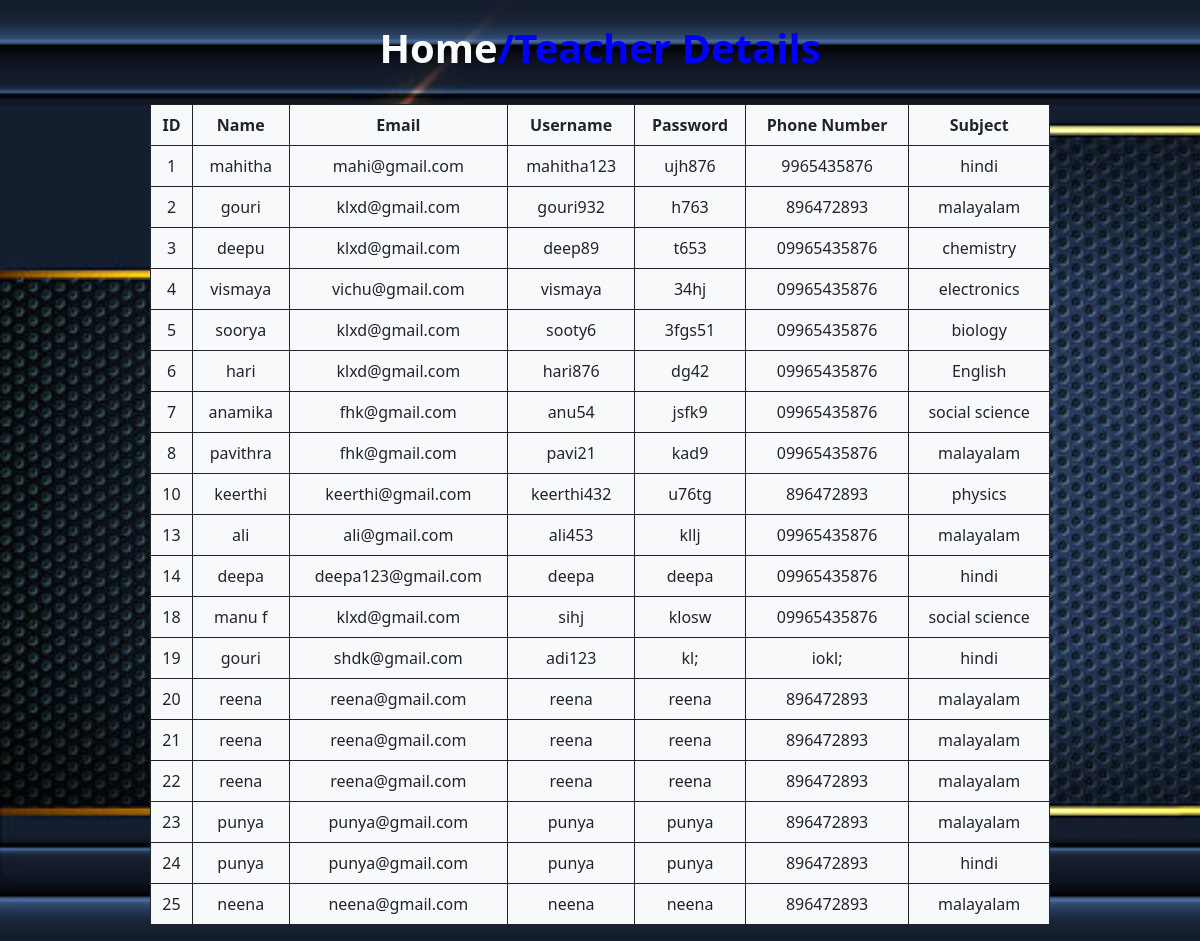
The app's page /studviewteacher with its own data.
### school_app/models.py (models this page shows)
class Teacher(models.Model):
    Name=models.CharField(max_length=20)
    Email=models.EmailField(max_length=20)
    Phone_no=models.CharField(max_length=12)
    user_type=models.CharField(max_length=10)
    value=models.IntegerField(max_length=1)
    Username=models.CharField(max_length=12,default='Teacher')
    Password=models.CharField(max_length=8,default=786)
    Subject=models.CharField(max_length=21,default='maths')

### school_app/views.py (the view)
# urls.py: path('studviewteacher',views.studviewteacher,name='studviewteacher'),
def studviewteacher(request):
    a=Teacher.objects.all()
    return render(request,'student_view_teacher.html',{'a1':a})

### school_app/templates/student_view_teacher.html (shortened to what this page needs)
<!DOCTYPE html>
<html lang="en">
<head>
    <link href="https://cdn.jsdelivr.net/npm/bootstrap@5.0.2/dist/css/bootstrap.min.css" rel="stylesheet"
>
</head>
<body>
    <br>
    <h1><a href="studhome" class="text-decoration-none text-light">Home</a>/Teacher Details</h1><br>
    <div>
        <table class="table  table-bordered w-75 bg-light h-100 border-dark ">
            <tr>
                <th>ID</th>
                <th>Name</th>
                <th>Email</th>
                <th>Username</th>
                <th>Password</th>
                <th>Phone Number</th>
                <th>Subject</th>
            </tr>
            {% for i in a1 %}
            <tr>
                <td>{{i.id}}</td>
                <td>{{i.Name}}</td>
                <td>{{i.Email}}</td>
                <td>{{i.Username}}</td>
                <td>{{i.Password}}</td>
                <td>{{i.Phone_no}}</td>
                <td>{{i.Subject}}</td>
            </tr>
            {% endfor %}
        </table>
</body>
</html>

### school_app/templates/student_view_teacher.html (style rules this page uses)
body { background-image: url('static/images/pngtree-blue.jpg'); background-size: cover; }
h1 { color: blue; font-weight: bold; }
div { display: flex; justify-content: center; }
h1, table { text-align: center; }

### records on screen
Teacher: id "1", Name "mahitha", Email "mahi@gmail.com", Username "mahitha123", Password "ujh876", Phone_no "9965435876", Subject "hindi"
Teacher: id "2", Name "gouri", Email "klxd@gmail.com", Username "gouri932", Password "h763", Phone_no "896472893", Subject "malayalam"
Teacher: id "3", Name "deepu", Email "klxd@gmail.com", Username "deep89", Password "t653", Phone_no "09965435876", Subject "chemistry"
Teacher: id "4", Name "vismaya", Email "vichu@gmail.com", Username "vismaya", Password "34hj", Phone_no "09965435876", Subject "electronics"
Teacher: id "5", Name "soorya", Email "klxd@gmail.com", Username "sooty6", Password "3fgs51", Phone_no "09965435876", Subject "biology"
Teacher: id "6", Name "hari", Email "klxd@gmail.com", Username "hari876", Password "dg42", Phone_no "09965435876", Subject "English"
Teacher: id "7", Name "anamika", Email "fhk@gmail.com", Username "anu54", Password "jsfk9", Phone_no "09965435876", Subject "social science"
Teacher: id "8", Name "pavithra", Email "fhk@gmail.com", Username "pavi21", Password "kad9", Phone_no "09965435876", Subject "malayalam"
Teacher: id "10", Name "keerthi", Email "keerthi@gmail.com", Username "keerthi432", Password "u76tg", Phone_no "896472893", Subject "physics"
Teacher: id "13", Name "ali", Email "ali@gmail.com", Username "ali453", Password "kllj", Phone_no "09965435876", Subject "malayalam"
Teacher: id "14", Name "deepa", Email "deepa123@gmail.com", Username "deepa", Password "deepa", Phone_no "09965435876", Subject "hindi"
Teacher: id "18", Name "manu f", Email "klxd@gmail.com", Username "sihj", Password "klosw", Phone_no "09965435876", Subject "social science"
Teacher: id "19", Name "gouri", Email "shdk@gmail.com", Username "adi123", Password "kl;", Phone_no "iokl;", Subject "hindi"
Teacher: id "20", Name "reena", Email "reena@gmail.com", Username "reena", Password "reena", Phone_no "896472893", Subject "malayalam"
Teacher: id "21", Name "reena", Email "reena@gmail.com", Username "reena", Password "reena", Phone_no "896472893", Subject "malayalam"
Teacher: id "22", Name "reena", Email "reena@gmail.com", Username "reena", Password "reena", Phone_no "896472893", Subject "malayalam"
Teacher: id "23", Name "punya", Email "punya@gmail.com", Username "punya", Password "punya", Phone_no "896472893", Subject "malayalam"
Teacher: id "24", Name "punya", Email "punya@gmail.com", Username "punya", Password "punya", Phone_no "896472893", Subject "hindi"
Teacher: id "25", Name "neena", Email "neena@gmail.com", Username "neena", Password "neena", Phone_no "896472893", Subject "malayalam"
